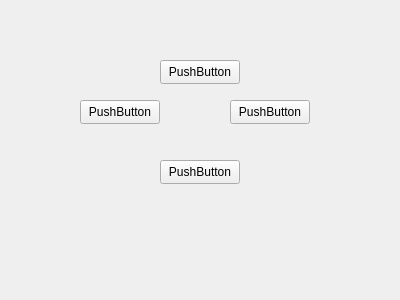
<?xml version="1.0" encoding="UTF-8"?>
<ui version="4.0">
 <class>CheckMapWidget</class>
 <widget class="QWidget" name="CheckMapWidget">
  <property name="geometry">
   <rect>
    <x>0</x>
    <y>0</y>
    <width>400</width>
    <height>300</height>
   </rect>
  </property>
  <property name="windowTitle">
   <string>Check View</string>
  </property>
  <widget class="QPushButton" name="pushButton">
   <property name="geometry">
    <rect>
     <x>160</x>
     <y>60</y>
     <width>80</width>
     <height>24</height>
    </rect>
   </property>
   <property name="text">
    <string>PushButton</string>
   </property>
  </widget>
  <widget class="QPushButton" name="pushButton_2">
   <property name="geometry">
    <rect>
     <x>80</x>
     <y>100</y>
     <width>80</width>
     <height>24</height>
    </rect>
   </property>
   <property name="text">
    <string>PushButton</string>
   </property>
  </widget>
  <widget class="QPushButton" name="pushButton_3">
   <property name="geometry">
    <rect>
     <x>230</x>
     <y>100</y>
     <width>80</width>
     <height>24</height>
    </rect>
   </property>
   <property name="text">
    <string>PushButton</string>
   </property>
  </widget>
  <widget class="QPushButton" name="pushButton_4">
   <property name="geometry">
    <rect>
     <x>160</x>
     <y>160</y>
     <width>80</width>
     <height>24</height>
    </rect>
   </property>
   <property name="text">
    <string>PushButton</string>
   </property>
  </widget>
 </widget>
 <resources/>
 <connections/>
</ui>
